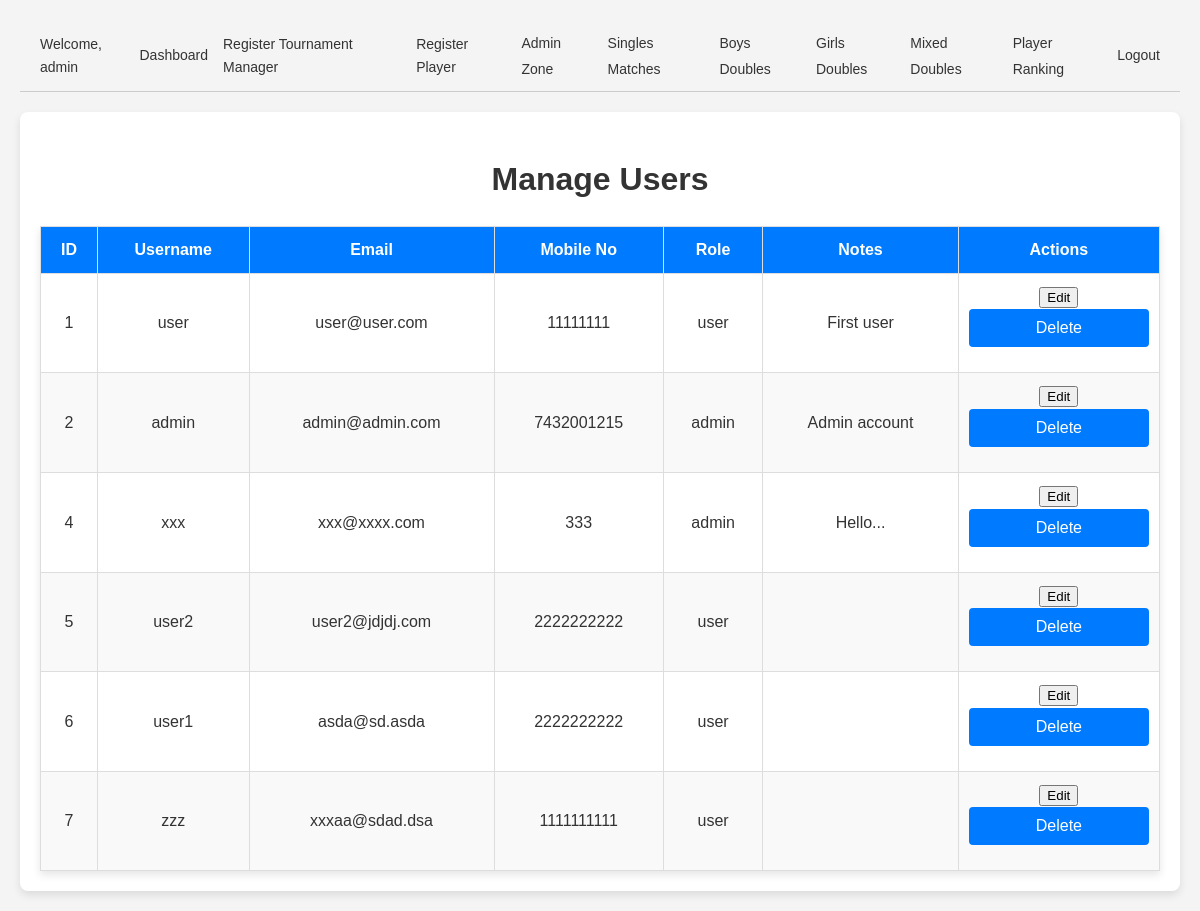
Page /manage_users.php (signed in) on the committed database.
### tables this page shows
CREATE TABLE `users` (
  `id` int(11) NOT NULL,
  `username` varchar(255) NOT NULL,
  `password` varchar(255) NOT NULL,
  `mobile_no` varchar(20) DEFAULT NULL,
  `notes` text DEFAULT NULL,
  `role` enum('admin','user','visitor','moderator') NOT NULL DEFAULT 'visitor',
  `created_at` timestamp NULL DEFAULT current_timestamp(),
  `email` varchar(255) DEFAULT NULL,
  `last_login` datetime DEFAULT NULL,
  `profile_picture` varchar(255) DEFAULT 'default.png'
);

### manage_users.php (the view, shortened to what this page needs)
<?php
include 'header.php';
require 'auth.php';
$query = "SELECT id, username, email, mobile_no, role, notes FROM users";
$result = $conn->query($query);
?>
<!DOCTYPE html>
<html lang="en">
<head>
    <link rel="stylesheet" href="styles.css">
</head>
<body>
    <div class="container">
        <h1>Manage Users</h1>
        <?php if ($result->num_rows > 0): ?>
        <table>
            <thead>
                <tr>
                    <th>ID</th>
                    <th>Username</th>
                    <th>Email</th>
                    <th>Mobile No</th>
                    <th>Role</th>
                    <th>Notes</th>
                    <th>Actions</th>
                </tr>
            </thead>
            <tbody>
                <?php while ($row = $result->fetch_assoc()): ?>
                <tr>
                    <td><?= htmlspecialchars($row['id']) ?></td>
                    <td><?= htmlspecialchars($row['username']) ?></td>
                    <td><?= htmlspecialchars($row['email'] ?? '') ?></td>
                    <td><?= htmlspecialchars($row['mobile_no'] ?? '') ?></td>
                    <td><?= htmlspecialchars($row['role']) ?></td>
                    <td><?= htmlspecialchars($row['notes'] ?? '') ?></td>
                    <td>
                        <button onclick="openEditModal(
                            <?= $row['id'] ?>,
                            '<?= htmlspecialchars($row['username'], ENT_QUOTES) ?>',
                            '<?= htmlspecialchars($row['email'] ?? '', ENT_QUOTES) ?>',
                            '<?= htmlspecialchars($row['mobile_no'] ?? '', ENT_QUOTES) ?>',
                            '<?= htmlspecialchars($row['notes'] ?? '', ENT_QUOTES) ?>'
                        )">Edit</button>
                        <form method="post" style="display:inline;">
                            <button type="submit" name="action" value="delete">Delete</button>
                        </form>
                    </td>
                </tr>
                <?php endwhile; ?>
            </tbody>
        </table>
        <?php else: ?>
        <p>No users found.</p>
        <?php endif; ?>
    </div>
</body>
</html>

### styles.css (style rules this page uses)
body { font-family: Arial, sans-serif; line-height: 1.6; background-color: #f4f4f4; color: #333; margin: 20px; padding: 40; }
.container { max-width: 1200px; margin: 20px auto; background: #fff; padding: 20px; border-radius: 8px; box-shadow: 0 4px 8px rgba(0, 0, 0, 0.1); }
h1, h2 { text-align: center; color: #333; }
form { margin: 20px 0; }
form input, form button { width: 100%; padding: 10px; margin-bottom: 15px; border: 1px solid #ddd; border-radius: 4px; font-size: 16px; }
form button { background: #007bff; color: #fff; border: none; cursor: pointer; transition: background 0.3s ease; }
table { width: 100%; border-collapse: collapse; margin-top: 20px; background: #fff; box-shadow: 0 4px 8px rgba(0, 0, 0, 0.1); }
thead { background-color: #007bff; color: #fff; }
th, td { border: 1px solid #ddd; padding: 10px; text-align: center; }
th { font-weight: bold; }
tbody tr:nth-child(even) { background-color: #f9f9f9; }

### header.php (style rules this page uses)
body { margin: 0; padding: 0; font-family: Arial, sans-serif; line-height: 1.5; }

### rows in the picture
users: id "1", username "user", email "user@user.com", mobile_no "11111111", role "user", notes "First user"
users: id "2", username "admin", email "admin@admin.com", mobile_no "7432001215", role "admin", notes "Admin account"
users: id "4", username "xxx", email "xxx@xxxx.com", mobile_no "333", role "admin", notes "Hello..."
users: id "5", username "user2", email "user2@jdjdj.com", mobile_no "2222222222", role "user"
users: id "6", username "user1", email "asda@sd.asda", mobile_no "2222222222", role "user"
users: id "7", username "zzz", email "xxxaa@sdad.dsa", mobile_no "1111111111", role "user"

### other values in the picture
$logged_in_user "admin"
